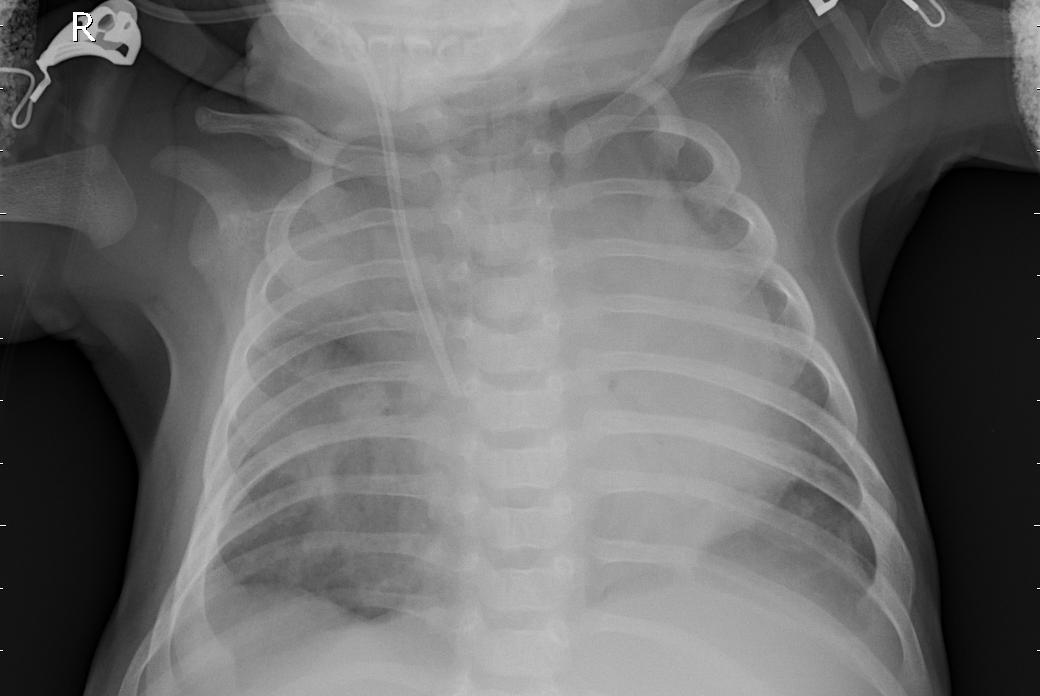
#> input picture data/chest_xray/test/PNEUMONIA/person100_bacteria_482.jpeg, 1040 x 696 px
$ jupyter execute --allow-errors CXR_CNN.ipynb   (shell and % lines are left out)
#> lines starting #> are read from the running program, lines starting #| are printed output that depends on the picture
[cell 1]
import os
import numpy as np
import matplotlib.pyplot as plt
import random
import zipfile
from pathlib import Path
from PIL import Image

## Download CXR dataset from Kaggle

Source: https://www.kaggle.com/datasets/paultimothymooney/chest-xray-pneumonia

[cell 2]
# Upload the kaggle.json file from the Kaggle API
from google.colab import files
files.upload()
#> the answer given: IM-0003-0001.jpeg

[cell 3]
# Change the permission of the file

## Retrieve and Visualise Data

[cell 4]
data_dir = Path("data")

# Create a folder for the dataset
if data_dir.is_dir():
  print(f"{data_dir} folder already exists ... skipping download")
else:
  print(f"{data_dir} does not exist, creating one...")
  data_dir.mkdir(parents=True, exist_ok=True)

#> (the rest of this cell did not finish here and is left out)

[cell 5]
for dirpath, dirnames, filenames in os.walk(data_dir):
  print(f"Images: {len(filenames)} | Path: {dirpath}")

[cell 6]
# Remove the extra directories

[cell 7]
train_dir = data_dir/ "chest_xray/train"
test_dir = data_dir/ "chest_xray/test"

train_dir, test_dir

[cell 8]
image_pth_lst = list(data_dir.glob("*/*/*/*.jpeg"))

rnd_image_pth = random.choice(image_pth_lst)

image_class = rnd_image_pth.parent.stem

img = Image.open(rnd_image_pth).resize((700, 500))
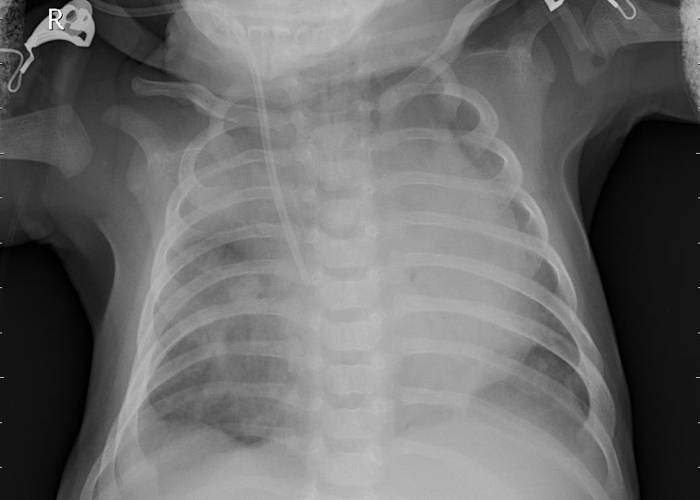
#> img: PIL image 700x500 L; min 0, max 255, mean 106.5

print(f"Image Path: {rnd_image_pth}")
print(f"Image Class: {image_class} | Width: {img.width} | Height: {img.height}")
#| Image Class: PNEUMONIA | Width: 700 | Height: 500
img
